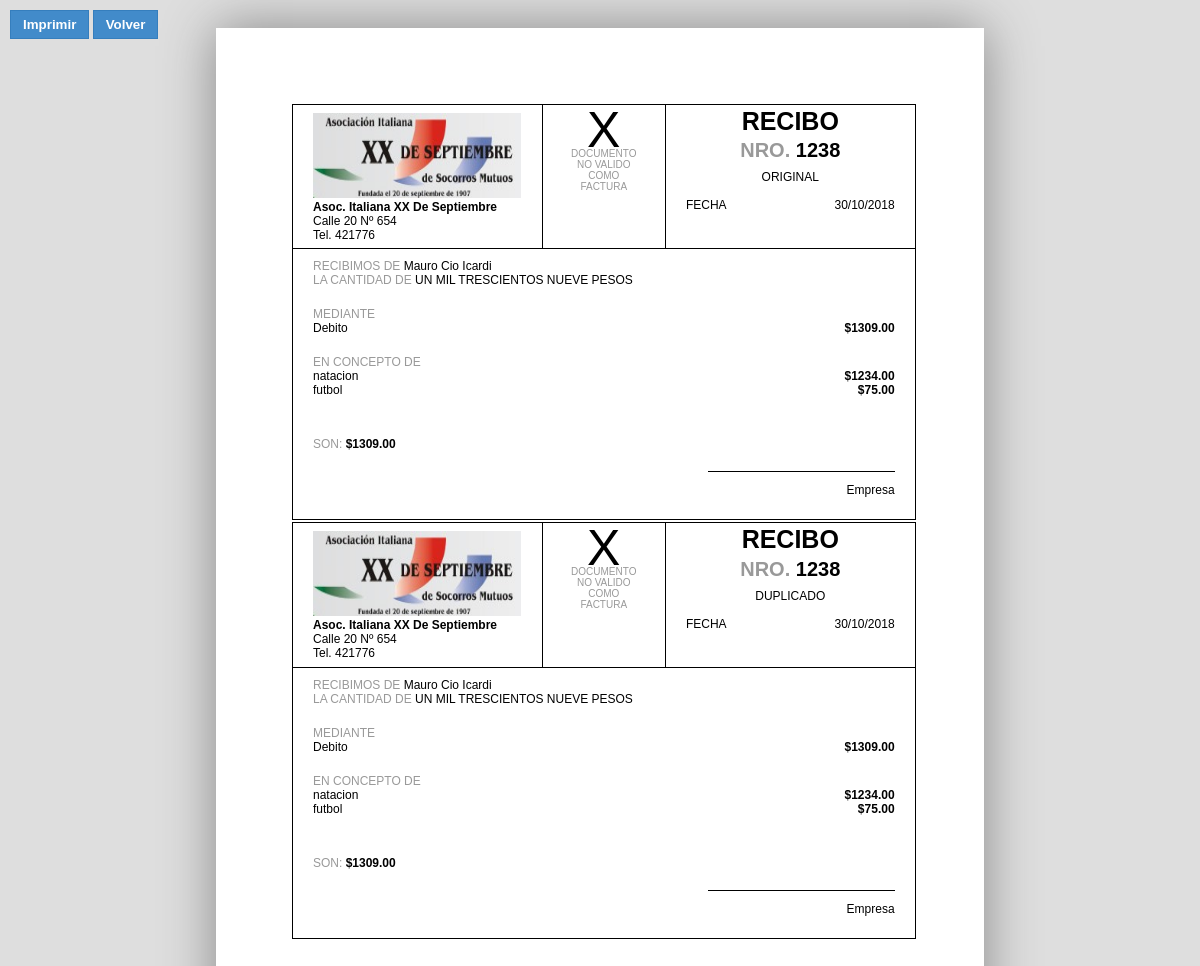
Before: /movimientos/imprimir_recibo/22 with the older database file.
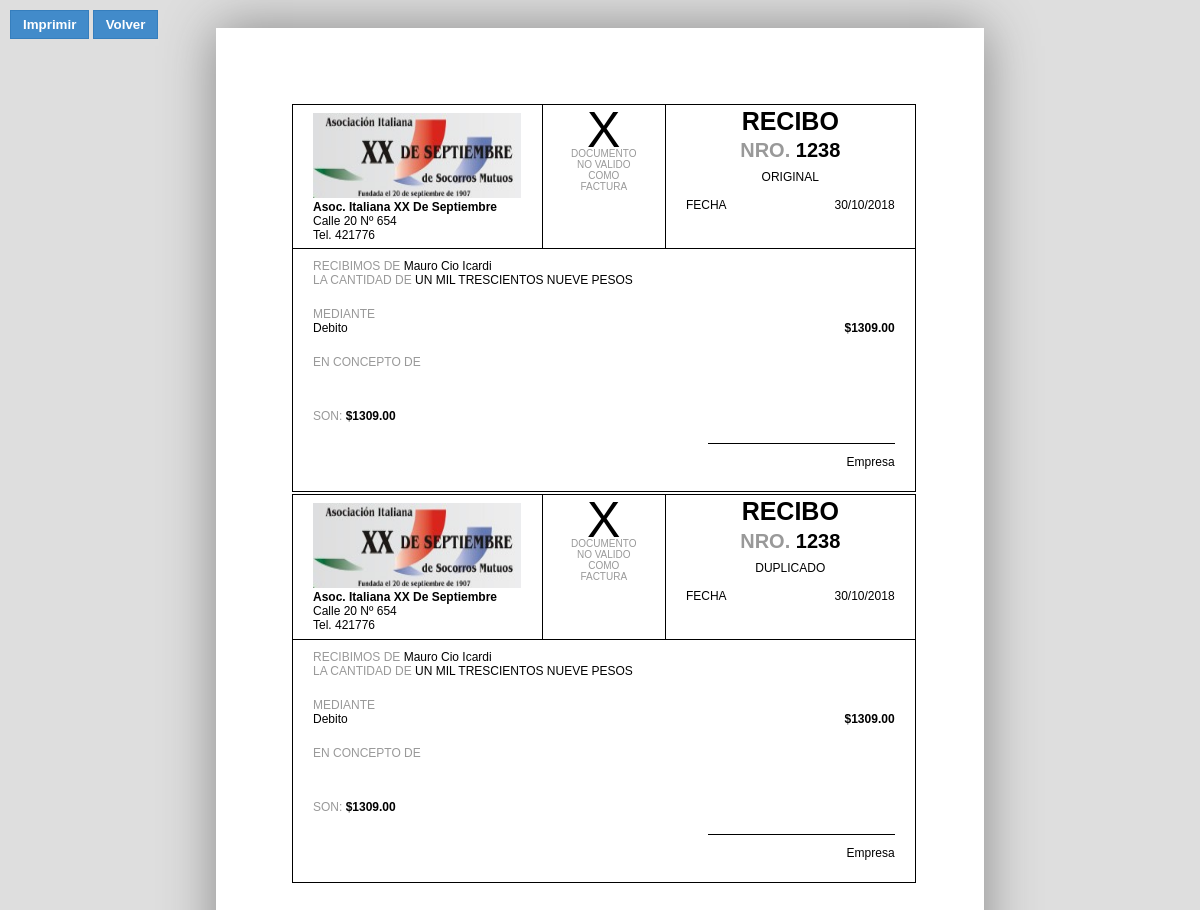
After: the same page with the newer database file.
### movimientos/models.py (models this page shows, shortened)
class Recibo(models.Model):
    monto = models.DecimalField(max_digits=8, decimal_places=2)
    fecha = models.DateTimeField(auto_now_add=True)
    num_recibo = models.IntegerField(unique=True)
    forma_pago = models.ForeignKey(FormaPago)
    actividad = models.ManyToManyField(Actividad)
    cliente = models.ForeignKey(Cliente)

class FormaPago(models.Model):
    tipo = models.CharField(max_length=40, unique=True)
    def __str__(self):
        return self.tipo

### clientes/models.py (models this page shows)
class Cliente(models.Model):
    nombre = models.CharField(max_length=40, unique=True)
    email = models.CharField(max_length=50, null=True, blank=True)
    tutor = models.ForeignKey("Cliente", null=True, blank=True)
    actividades = models.ManyToManyField(Actividad, blank=True)
    def __str__(self):
        return self.nombre

### actividades/models.py (models this page shows)
class Actividad(models.Model):
    nombre = models.CharField(max_length=40, unique=True)
    descripcion = models.CharField(max_length=100)
    precio = models.DecimalField(max_digits=8, decimal_places=2)
    imagen = models.ImageField(upload_to=directorio_imagen, null=True)
    class Meta():
        verbose_name_plural = "Actividades"
    def __str__(self):
        return self.nombre

### movimientos/views.py (the view)
# urls.py: url(r'^imprimir_recibo/(?P<pk>[0-9]+)', imprimir_recibo),
def imprimir_recibo(request, pk):
    recibo = Recibo.objects.get(pk=pk)
    context = {
        "recibo": recibo,
    }
    return render(request, "movimientos/imprimir_recibo.html", context)

### templates/movimientos/imprimir_recibo.html (shortened to what this page needs)
{% load static %}
<html lang="es">
<head>
    <link rel="stylesheet" href="{% static 'css/recibo.css' %}">
</head>
<body onLoad="numerosLetras()">
    <div id="botonera">
        <button onClick="javascript:window.print();">Imprimir</button>
        <button onClick="redirecciona_inicio();">Volver</button>
    </div>
    <div id="page1">
        <div class="bordeRecibo">
            <header>
                <div class="column left">
                    <div class="container">
                        <div class="row text-left">
                            {% if recibo.actividad.count == 1 %}
                                {% for actividad in recibo.actividad.all %}
                                <img src="{{ actividad.imagen.url }}" alt="logo" width="208" height="85">
                                {% endfor %}
                            {% else %}
                                <img src="{% static "img/logo_empresa.jpg" %}" alt="logo" width="208" height="85">
                            {% endif %}
                        </div>
                        <div class="row text-left negrita h3">Asoc. Italiana XX De Septiembre</div>
                        <div class="row text-left h3">Calle 20 Nº 654</div>
                        <div class="row text-left h3">Tel. 421776</div>
                    </div>
                </div>
                <div class="column center text-center"> <span id="tipoComprobante">X</span>
                    <br>
                    <span id="leyendaTipoComprobante" class="preimpreso">DOCUMENTO<br>NO VALIDO<br>COMO<br>FACTURA</span>
                </div>
                <div class="column right">
                    <div class="container">
                        <div id="lblComprobante" class="row text-center negrita h1">RECIBO</div>
                        <div id="lblNroCmp" class="row text-center negrita h2"><span class="preimpreso">Nro.</span> {{ recibo.num_recibo }}</div>
                        <div class="row text-center h3">ORIGINAL</div>
                        <div class="row text-center h3">&nbsp;</div>
                        <div class="row text-left h3">FECHA <span class="pull-right">{{ recibo.fecha|date:"d/m/Y" }}</span></div>
                    </div>
                </div>
            </header>
            <section>
                <span class="preimpreso">Recibimos de</span> {{ recibo.cliente }}
                <br>
                <span class="preimpreso">la cantidad de </span><span id="importeEnLetras"></span>
            </section>
            <section id="sectionMedioPago">
                <span class="preimpreso">Mediante</span>
                <div class="row">
                    <span>{{ recibo.forma_pago }}</span>
                    <span class="pull-right negrita importeEnPesos">{{ recibo.monto }}</span>
                </div>
            </section>
            <section>
                <span class="preimpreso">En concepto de</span>
                {% for actividad in recibo.actividad.all %}
                    <div class="row">
                        <span>{{ actividad }}</span>
                        <span name="a" class="pull-right negrita importeEnPesos">{{ actividad.precio }}</span>
                    </div>
                {% endfor %}
            </section>
            <footer>
                <section id="son"> <span class="preimpreso">SON:</span>
                    <output id="totalRecibo" class="negrita importeEnPesos">{{ recibo.monto }}</output>
                </section>
                <section id="firma">
                    <div id="hr" class="pull-right">&nbsp;</div>
                    <p class="text-right">Empresa</p>
                </section>
            </footer>
        </div>
        <div class="bordeRecibo" style="margin-top: 2px">
            <header>
                <div class="column left">
                    <div class="container">
                        <div class="row text-left">
                            {% if recibo.actividad.count == 1 %}
                                {% for actividad in recibo.actividad.all %}
                                <img src="{{ actividad.imagen.url }}" alt="logo" width="208" height="85">
                                {% endfor %}
                            {% else %}
                                <img src="{% static "img/logo_empresa.jpg" %}" alt="logo" width="208" height="85">
                            {% endif %}
                        </div>
                        <div class="row text-left negrita h3">Asoc. Italiana XX De Septiembre</div>
                        <div class="row text-left h3">Calle 20 Nº 654</div>
                        <div class="row text-left h3">Tel. 421776</div>
                    </div>
                </div>
                <div class="column center text-center"> <span id="tipoComprobante">X</span>
                    <br>
                    <span id="leyendaTipoComprobante" class="preimpreso">DOCUMENTO<br>NO VALIDO<br>COMO<br>FACTURA</span>
                </div>
                <div class="column right">
                    <div class="container">
                        <div id="lblComprobante" class="row text-center negrita h1">RECIBO</div>
                        <div id="lblNroCmp" class="row text-center negrita h2"><span class="preimpreso">Nro.</span> {{ recibo.num_recibo }}</div>
                        <div class="row text-center h3">DUPLICADO</div>
                        <div class="row text-center h3">&nbsp;</div>
                        <div class="row text-left h3">FECHA <span class="pull-right">{{ recibo.fecha|date:"d/m/Y" }}</span></div>
                    </div>
                </div>
            </header>
            <section>
                <span class="preimpreso">Recibimos de</span> {{ recibo.cliente }}
                <br>
                <span class="preimpreso">la cantidad de </span><span id="importeEnLetrasD"></span>
            </section>
            <section id="sectionMedioPago">
                <span class="preimpreso">Mediante</span>
                <div class="row">
                    <span>{{ recibo.forma_pago }}</span>
                    <span class="pull-right negrita importeEnPesos">{{ recibo.monto }}</span>
                </div>
            </section>
            <section>
                <span class="preimpreso">En concepto de</span>
                {% for actividad in recibo.actividad.all %}
                    <div class="row">
                        <span>{{ actividad }}</span>
                        <span name="a" class="pull-right negrita importeEnPesos">{{ actividad.precio }}</span>
                    </div>
                {% endfor %}
            </section>
            <footer>
                <section id="son"> <span class="preimpreso">SON:</span>
                    <output id="totalRecibo" class="negrita importeEnPesos">{{ recibo.monto }}</output>
                </section>
                <section id="firma">
                    <div id="hr" class="pull-right">&nbsp;</div>
                    <p class="text-right">Empresa</p>
                </section>
            </footer>
        </div>
    </div>
</body>
</html>

### static/css/recibo.css (style rules this page uses)
body { background-color:#DEDEDE; padding-top:20px; padding-bottom:20px; font-family:"Arial"; font-size: 12px; }
#page1 { width:165mm; height:237.4mm; background-color:white; padding:20mm 20mm 20mm 20mm; margin-left:auto; margin-right:auto; box-shadow: 0 0 50px #888888; }
header { height:16%;border-bottom:1px solid #000000; }
header>div { float:left;padding-top:8px; }
header div.left, header div.right { width:40%; }
header div.center { width:calc(20% - 2px);border-left:1px solid #000000; border-right:1px solid #000000; }
section { padding-top:20px;padding-bottom:20px; }
section, pre { margin:0px; }
.bordeRecibo section { padding:10px 20px; }
footer { left:0;right:0;padding-top:20px; }
img { margin-bottom:2px;height:85px;max-width:208; }
.column { height: calc(100% - 8px); }
.row { left:0;right:0;position:relative; }
.text-center { text-align:center; }
.text-left { text-align:left; }
.text-right { text-align:right; }
.negrita { font-weight:bold; }
.preimpreso { color:#999999;text-transform:uppercase; }
.h1 { font-size:25px; }
.h2 { font-size:20px; }
.h3 { font-size:12px; }
.container { margin:0 20px 0 20px; }
.bordeRecibo { border:1px solid #000000;margin:0;padding:0;position:relative; }
.pull-right { position:absolute;right:0; }
#tipoComprobante { font-size:50px; }
#leyendaTipoComprobante { font-size:10px; }
#tipoComprobante, #lblComprobante { line-height:70%; }
#lblNroCmp { line-height:200%; }
#hr { width:30%;border-top:1px solid #000000;height:1px;position:absolute;right:20px; }
#firma { position:relative; }
.importeEnPesos:before { content:'$'; }
@media screen { body { background-color:#DEDEDE; } }
@media screen { #page1 { box-shadow: 0 0 50px #888888;padding:20mm 18mm 18mm 20mm; } }
button { color:#FFFFFF; background-color:#428BCA; border: 1px solid #357EBD; padding:6px 12px; margin-bottom:5px; text-align: center; cursor: pointer; font-weight:bold; }
#botonera { z-index:999; position:absolute; left:10px; top:10px; }

Changed rows visible on the page:
removed Actividad: nombre "natacion", precio "1234.00"
removed Actividad: nombre "futbol", precio "75.00"
